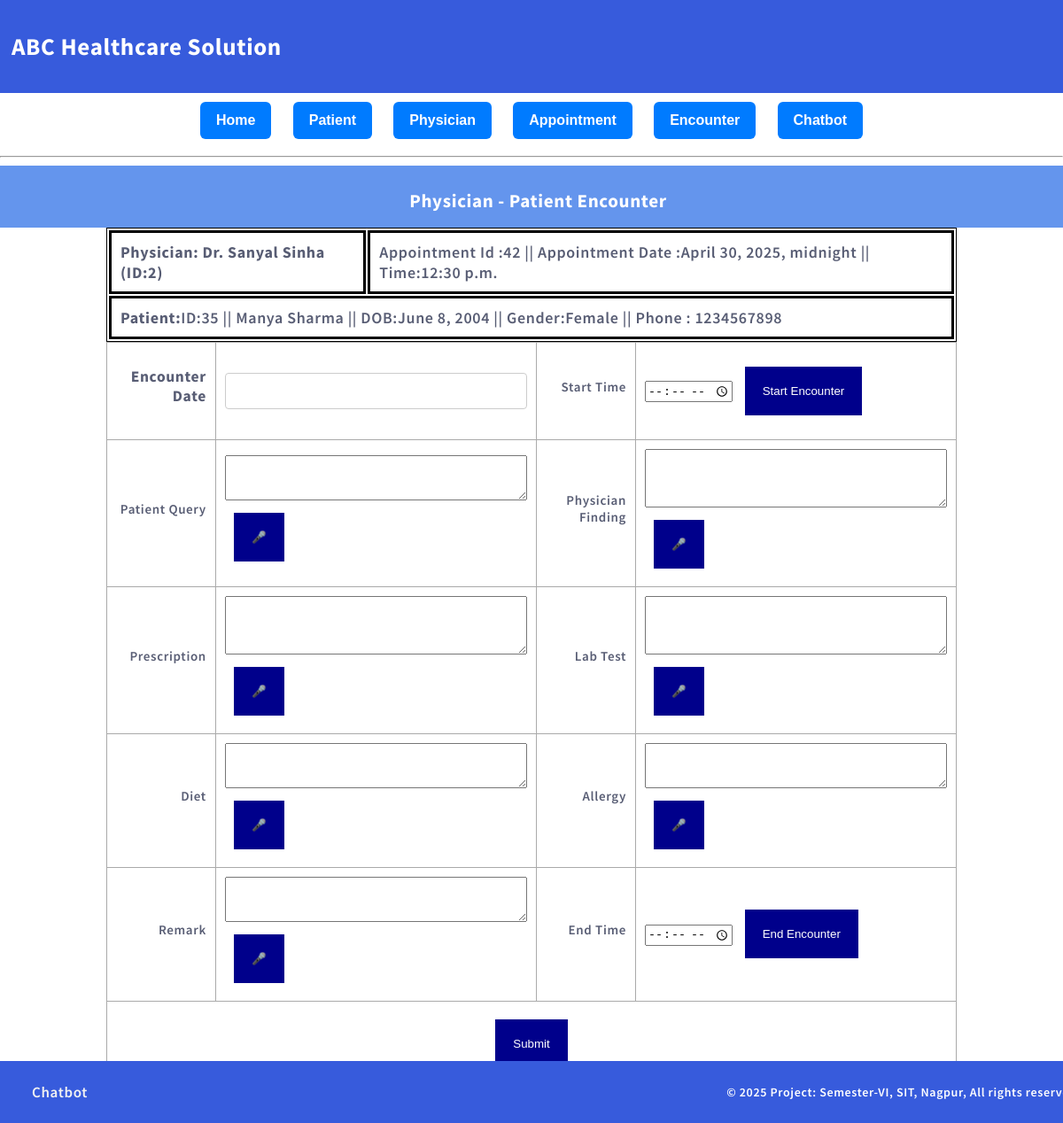
Screenshot of /chatbot/create-encounter/42/ with the database file from the repository.
### members/models.py (models this page shows, shortened)
class Member(models.Model):
    firstname=models.CharField(max_length=255)
    lastname=models.CharField(max_length=255)
    phone=models.IntegerField(null=True)
    joined_date=models.DateField(null=True)
    specialization = models.CharField(max_length=255, blank=True, null=True)
    schedule = models.TextField(max_length=255, blank=True, null=True)
    remark = models.TextField(max_length=255, blank=True, null=True)
    physician_answer=models.TextField(blank=True, null=True)

class Appointment(models.Model):
    date_of_appointment = models.DateTimeField()
    time_of_appointment= models.TimeField()
    patient = models.ForeignKey('members.Patient', on_delete=models.CASCADE)
    physician = models.ForeignKey('members.Member', on_delete=models.CASCADE)
    remark = models.TextField(blank=True, null=True)
    appointment_answer=models.TextField(blank=True, null=True)
    encounter_status = models.BooleanField(default=False)  # This should be present

class Patient(models.Model):
    firstname=models.CharField(max_length=255)
    lastname=models.CharField(max_length=255)
    dob=models.DateField(null=True)
    add=models.CharField(max_length=500)
    phone=models.IntegerField(null=True)
    gender = models.CharField(max_length=10, choices=[('Male', 'Male'), ('Female', 'Female'), ('Other', 'Other')], null=True, blank=True)  # New field

### members/views.py (the view)
# urls.py: path('create-encounter/<int:appointment_id>/', create_encounter, name='create_encounter'),
def create_encounter(request, appointment_id):
    appointment = get_object_or_404(Appointment, id=appointment_id)
    patient = appointment.patient
    print(patient.firstname)
    physician = appointment.physician
    print(physician.firstname)
    if request.method == "POST":
        form = EncounterForm(request.POST)
        if form.is_valid():
            encounter = form.save(commit=False)
            encounter.enc_patient = patient
            encounter.enc_physician = physician
            encounter.enc_appointment = appointment
            encounter.enc_date = datetime.today().date()
            appointment.encounter_status=1
            edate_str=convert_date_to_string(encounter.enc_date)
            e_time_spent=time_spent(encounter.enc_time_end, encounter.enc_time_start)
            encounter.enc_answer=f"Patient {patient.firstname} {patient.lastname} has completed encounter with physician {physician.firstname} {physician.lastname} on {edate_str}. The encounter started at {encounter.enc_time_start}. Total encounter time was {e_time_spent}. The patient's complaint was {encounter.enc_patient_query},whereas the physician diagnose {encounter.enc_physician_finding}. The physician prescribe {encounter.enc_prescription} with diet control {encounter.enc_diet} and Lab Test  {encounter.enc_lab_test}. The patient's allergy report is {encounter.enc_allergy}. The physician completed his encounter with {encounter.enc_remark}."
            encounter.save()
            appointment.encounter_status=1
            appointment.appointment_answer=appointment.appointment_answer + "Whereas, the patient has already encountered with physician. Please, Check encounter details with encounter list."
            appointment.save()
            return JsonResponse({'success': True, 'message': "Encounter saved successfully!"})
        else:
            return JsonResponse({'success': False, 'errors': form.errors})
    else:
        form = EncounterForm()
    return render(request, 'create_encounter.html', {'form': form, 'appointment': appointment, 'physician':physician, 'patient':patient})

### members/forms.py
class EncounterForm(forms.ModelForm):
    class Meta:
        model = Encounter
        fields = [
            'enc_patient_query', 'enc_physician_finding', 'enc_prescription', 'enc_lab_test',
            'enc_diet', 'enc_allergy', 'enc_remark', 'enc_time_start', 'enc_time_end'
        ]
        widgets = {
            'enc_time_start': forms.TimeInput(attrs={'id': 'starttime','type': 'time'}),
            'enc_time_end': forms.TimeInput(attrs={'id':'endtime','type': 'time'}),
            'enc_patient_query': forms.Textarea(attrs={'id':'patient_query','rows': 3}),
            'enc_physician_finding': forms.Textarea(attrs={'id':'physician_finding','rows': 4}),
            'enc_prescription': forms.Textarea(attrs={'id':'prescription','rows': 4}),
            'enc_lab_test': forms.Textarea(attrs={'id':'lab_test','rows': 4}),
            'enc_diet': forms.Textarea(attrs={'id':'diet','rows': 3}),
            'enc_allergy': forms.Textarea(attrs={'id':'allergy','rows': 3}),
            'enc_remark': forms.Textarea(attrs={'id':'remark','rows': 3}),
        }

### members/templates/create_encounter.html (shortened to what this page needs)
{% extends 'master.html' %}
{% block content %}
<div style="background-color: cornflowerblue; padding-left:15px;padding-top:5px;padding-bottom: 15px;  color:white;height:50px; text-align: center;vertical-align: middle;">
  <h3>Physician - Patient Encounter</h3>
    </div>
    <center>
<table style="border:1px solid black;width:80%;align-self: center;  ">
        <tr>
            <td style="border: 3px solid black;padding:10px;"><strong>Physician: {{physician.firstname}} {{physician.lastname}} (ID:{{ appointment.physician.id }})</strong> </td>
            <td style="border: 3px solid black;padding:10px;">Appointment Id :{{appointment.id}} || Appointment Date :{{appointment.date_of_appointment}} || Time:{{appointment.time_of_appointment}}
        </tr>
        <tr>
            <td style="border: 3px solid black;padding:10px;" colspan="2">
            <strong>Patient:</strong>ID:{{appointment.patient.id}} || {{patient.firstname }} {{patient.lastname }} ||
            DOB:{{ patient.dob}} || Gender:{{ patient.gender}} || Phone : {{ patient.phone}}</td>
        </tr>
        </table>
</center>
<div style="border:3px; border-color:darkgray;">
<center>
   <form id="encounter-form" method="post">
    <table class="blueTable" border='1' cellspacing='0' cellpadding='2px' style="vertical-align: middle;width:80%;">
        <tr><td style="pading-top:20px;padding-bottom:20px;text-align:right;vertical-align: middle;width:15%;"> <h3> Encounter Date</h3></td>
    <td><input type="text" id="startdate" name="startdate" readonly> </td>
    <td style="pading-top:20px;padding-bottom:20px;text-align:right;vertical-align: middle;width:15%;"> <label for="{{ form.enc_time_start.id_for_label }}">Start Time</label></td><td>
    {{ form.enc_time_start }}  <button type="button" onclick="setCurrentDateTime()">Start Encounter</button></td>
 </tr>
        <tr>
<td style="pading-top:20px;padding-bottom:20px;text-align:right;vertical-align:middle;width:15%;">
    <label for="{{ form.enc_patient_query.id_for_label }}">Patient Query</label></td><td style="pading-top:20px;text-align:left;vertical-align:middle;" >
            {{ form.enc_patient_query }} <button type="button" onclick="startSpeechRecognition('patient_query')">🎤</button>
            </td>
<td style="pading-top:20px;padding-bottom:20px;text-align:right;vertical-align: middle;width:15%;">
    <label for="{{ form.enc_physician_finding.id_for_label }}">Physician Finding</label></td><td>
            {{ form.enc_physician_finding }} <button type="button" onclick="startSpeechRecognition('physician_finding')">🎤</button>
        </td>
        </tr><tr>
        <td style="pading-top:20px;padding-bottom:20px;text-align:right;vertical-align: middle;width:15%;">
            <label for="{{ form.enc_prescription.id_for_label }}">Prescription</label></td><td>
            {{ form.enc_prescription }} <button type="button" onclick="startSpeechRecognition('prescription')">🎤</button>
        </td>
<td style="pading-top:20px;padding-bottom:20px;text-align:right;vertical-align: middle;width:15%;">
    <label for="{{ form.enc_lab_test.id_for_label }}">Lab Test</label></td><td>
            {{ form.enc_lab_test }} <button type="button" onclick="startSpeechRecognition('lab_test')">🎤</button>
        </td></tr>
<tr>
<td style="pading-top:20px;padding-bottom:20px;text-align:right;vertical-align: middle;width:15%;">
    <label for="{{ form.enc_diet.id_for_label }}">Diet</label></td><td>
            {{ form.enc_diet }} <button type="button" onclick="startSpeechRecognition('diet')">🎤</button>
    </td>
        <td style="pading-top:20px;padding-bottom:20px;text-align:right;vertical-align: middle;width:15%;">
            <label for="{{ form.enc_allergy.id_for_label }}">Allergy</label></td><td>
            {{ form.enc_allergy }} <button type="button" onclick="startSpeechRecognition('allergy')">🎤</button>
        </td>
        </tr>
        <tr>
            <td style="pading-top:20px;padding-bottom:20px;text-align:right;vertical-align: middle;width:15%;" >
                <label for="{{ form.enc_remark.id_for_label }}">Remark</label></td><td>
            {{ form.enc_remark }} <button type="button" onclick="startSpeechRecognition('remark')">🎤</button>
            </td>
        <td style="pading-top:20px;padding-bottom:20px;text-align:right;vertical-align: middle;width:15%;">
     <label for="{{ form.enc_time_end.id_for_label }}">End Time</label></td><td>
            {{ form.enc_time_end }} <button type="button" onclick="setEndDateTime()">End Encounter</button>
    </td>
        </tr>
    <tr><td style="pading-top:20px;padding-bottom:20px;text-align:center;vertical-align: middle;" colspan="4">
        <button type="submit" class="submit-btn">Submit</button>
        </td></tr></table></form>
</center>
{% endblock %}

### mystaticfiles/mystyles.css (style rules this page uses)
body { margin:0; font: 600 18px 'Source Sans Pro', sans-serif; letter-spacing: 0.64px; color: #585d74; }
button { background-color:darkblue; color:white; border-radius: 5x; padding: 20px; margin : 10px; border:3px; border-color:white; }
table.blueTable { border: 1px solid #1C6EA4; background-color: White; width: 80%; text-align: left; border-collapse: collapse; }
table.blueTable td, table.blueTable th { border: 1px solid #AAAAAA; padding: 10px 10px; margin:5px; font-size:15px; }
table.blueTable tbody td { font-size: 15px; }
table.blueTable tr:nth-child(even) { background: White; }
input[type=text], select { width: 100%; padding: 12px 20px; margin: 8px 0; display: inline-block; border: 1px solid #ccc; border-radius: 4px; box-sizing: border-box; }

### rows the page displays
Member: firstname "Dr. Sanyal", lastname "Sinha"
Appointment: physician.id "2", id "42", date_of_appointment "April 30, 2025, midnight", time_of_appointment "12:30 p.m.", patient.id "35"
Patient: firstname "Manya", lastname "Sharma", dob "June 8, 2004", gender "Female", phone "1234567898"
